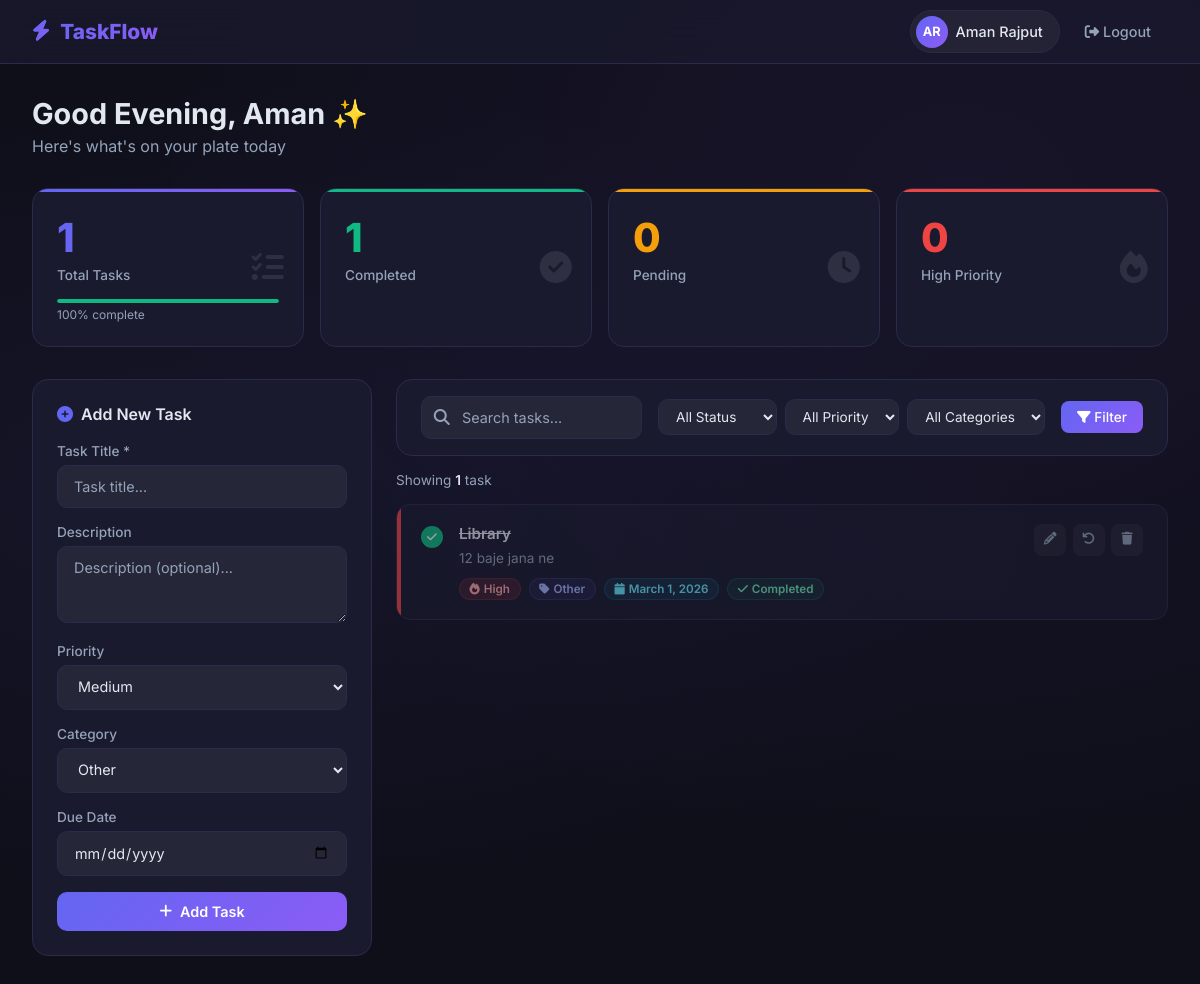
The page /dashboard/ (signed in) on the database its author committed.
### tasks/models.py (models this page shows, shortened)
class Task(models.Model):
    STATUS_CHOICES = [
        ('pending', 'Pending'),
        ('completed', 'Completed'),
    ]
    PRIORITY_CHOICES = [
        ('low', 'Low'),
        ('medium', 'Medium'),
        ('high', 'High'),
    ]
    CATEGORY_CHOICES = [
        ('work', 'Work'),
        ('personal', 'Personal'),
        ('shopping', 'Shopping'),
        ('health', 'Health'),
        ('other', 'Other'),
    ]
    user = models.ForeignKey(User, on_delete=models.CASCADE, related_name='tasks')
    title = models.CharField(max_length=200)
    description = models.TextField(blank=True)
    status = models.CharField(max_length=20, choices=STATUS_CHOICES, default='pending')
    priority = models.CharField(max_length=10, choices=PRIORITY_CHOICES, default='medium')
    category = models.CharField(max_length=20, choices=CATEGORY_CHOICES, default='other')
    due_date = models.DateField(null=True, blank=True)
    created_at = models.DateTimeField(auto_now_add=True)
    updated_at = models.DateTimeField(auto_now=True)
    class Meta:
        ordering = ['-created_at']

### tasks/views.py (the view)
# urls.py: path('dashboard/', views.dashboard, name='dashboard'),
@login_required
def dashboard(request):
    tasks = Task.objects.filter(user=request.user)
    status_filter = request.GET.get('status', '')
    priority_filter = request.GET.get('priority', '')
    category_filter = request.GET.get('category', '')
    search_query = request.GET.get('search', '')
    if status_filter:
        tasks = tasks.filter(status=status_filter)
    if priority_filter:
        tasks = tasks.filter(priority=priority_filter)
    if category_filter:
        tasks = tasks.filter(category=category_filter)
    if search_query:
        tasks = tasks.filter(Q(title__icontains=search_query) | Q(description__icontains=search_query))
    total = Task.objects.filter(user=request.user).count()
    completed = Task.objects.filter(user=request.user, status='completed').count()
    pending = Task.objects.filter(user=request.user, status='pending').count()
    high_priority = Task.objects.filter(user=request.user, status='pending', priority='high').count()
    form = TaskForm()
    context = {
        'tasks': tasks,
        'form': form,
        'total': total,
        'completed': completed,
        'pending': pending,
        'high_priority': high_priority,
        'status_filter': status_filter,
        'priority_filter': priority_filter,
        'category_filter': category_filter,
        'search_query': search_query,
    }
    return render(request, 'tasks/dashboard.html', context)

### tasks/forms.py
class TaskForm(forms.ModelForm):
    class Meta:
        model = Task
        fields = ['title', 'description', 'priority', 'category', 'due_date']
        widgets = {
            'title': forms.TextInput(attrs={'class': 'form-input', 'placeholder': 'Task title...'}),
            'description': forms.Textarea(attrs={'class': 'form-input', 'placeholder': 'Description (optional)...', 'rows': 3}),
            'priority': forms.Select(attrs={'class': 'form-select'}),
            'category': forms.Select(attrs={'class': 'form-select'}),
            'due_date': forms.DateInput(attrs={'class': 'form-input', 'type': 'date'}),
        }

### tasks/templates/tasks/dashboard.html (shortened to what this page needs)
{% extends 'tasks/base.html' %}
{% block content %}
<div class="page-header">
    <h1>Good {% now "H" as hour %}{% if hour|add:"0" < 12 %}Morning{% elif hour|add:"0" < 17 %}Afternoon{% else %}Evening{% endif %}, {{ user.first_name|default:user.username }} ✨</h1>
    <p>Here's what's on your plate today</p>
</div>
<div class="stats-grid">
    <div class="stat-card total">
        <div class="stat-value">{{ total }}</div>
        <div class="stat-label">Total Tasks</div>
        <i class="fas fa-list-check stat-icon"></i>
        {% if total > 0 %}
        <div class="progress-wrap">
            <div class="progress-bar"><div class="progress-fill" style="width:{% widthratio completed total 100 %}%"></div></div>
            <div class="progress-label">{% widthratio completed total 100 %}% complete</div>
        </div>
        {% endif %}
    </div>
    <div class="stat-card completed">
        <div class="stat-value">{{ completed }}</div>
        <div class="stat-label">Completed</div>
        <i class="fas fa-check-circle stat-icon"></i>
    </div>
    <div class="stat-card pending">
        <div class="stat-value">{{ pending }}</div>
        <div class="stat-label">Pending</div>
        <i class="fas fa-clock stat-icon"></i>
    </div>
    <div class="stat-card urgent">
        <div class="stat-value">{{ high_priority }}</div>
        <div class="stat-label">High Priority</div>
        <i class="fas fa-fire stat-icon"></i>
    </div>
</div>
<div class="layout">
    <div class="add-card">
        <h3><i class="fas fa-plus-circle"></i> Add New Task</h3>
        <form method="post" action="{% url 'add_task' %}">
            <div class="form-group">
                <label class="form-label">Task Title *</label>
                {{ form.title }}
            </div>
            <div class="form-group">
                <label class="form-label">Description</label>
                {{ form.description }}
            </div>
            <div class="form-group">
                <label class="form-label">Priority</label>
                {{ form.priority }}
            </div>
            <div class="form-group">
                <label class="form-label">Category</label>
                {{ form.category }}
            </div>
            <div class="form-group">
                <label class="form-label">Due Date</label>
                {{ form.due_date }}
            </div>
            <button type="submit" class="btn btn-primary" style="width:100%;justify-content:center;">
                <i class="fas fa-plus"></i> Add Task
            </button>
        </form>
    </div>
    <div class="tasks-panel">
        <form method="get" class="filters-bar">
            <div class="search-wrap">
                <i class="fas fa-search search-icon"></i>
                <input type="text" name="search" class="form-input" placeholder="Search tasks..." value="{{ search_query }}">
            </div>
            <div class="filter-selects">
                <select name="status" class="form-select" style="width:auto;">
                    <option value="">All Status</option>
                </select>
                <select name="priority" class="form-select" style="width:auto;">
                    <option value="">All Priority</option>
                </select>
                <select name="category" class="form-select" style="width:auto;">
                    <option value="">All Categories</option>
                </select>
            </div>
            <button type="submit" class="filter-btn"><i class="fas fa-filter"></i> Filter</button>
        </form>
        <div class="results-info">
            Showing <span>{{ tasks.count }}</span> task{{ tasks.count|pluralize }}
        </div>
        <div class="tasks-list">
            {% for task in tasks %}
            <div class="task-card priority-{{ task.priority }} {% if task.status == 'completed' %}completed-task{% endif %}">
                {% if task.status == 'pending' %}
                <a href="{% url 'mark_completed' task.id %}" class="task-check" title="Mark complete"></a>
                {% else %}
                <a href="{% url 'mark_pending' task.id %}" class="task-check checked" title="Mark pending"><i class="fas fa-check"></i></a>
                {% endif %}
                <div class="task-body">
                    <div class="task-title">{{ task.title }}</div>
                    {% if task.description %}
                    <div class="task-desc">{{ task.description|truncatechars:100 }}</div>
                    {% endif %}
                    <div class="task-meta">
                        <span class="badge badge-priority-{{ task.priority }}">
                            {% if task.priority == 'high' %}<i class="fas fa-fire"></i>
                            {% elif task.priority == 'medium' %}<i class="fas fa-minus"></i>
                            {% else %}<i class="fas fa-arrow-down"></i>{% endif %}
                            {{ task.get_priority_display }}
                        </span>
                        <span class="badge badge-category">
                            {% if task.category == 'work' %}<i class="fas fa-briefcase"></i>
                            {% elif task.category == 'personal' %}<i class="fas fa-user"></i>
                            {% elif task.category == 'shopping' %}<i class="fas fa-shopping-cart"></i>
                            {% elif task.category == 'health' %}<i class="fas fa-heart"></i>
                            {% else %}<i class="fas fa-tag"></i>{% endif %}
                            {{ task.get_category_display }}
                        </span>
                        {% if task.due_date %}
                        <span class="badge badge-date"><i class="fas fa-calendar"></i> {{ task.due_date }}</span>
                        {% endif %}
                        <span class="badge {% if task.status == 'completed' %}badge-completed{% else %}badge-pending{% endif %}">
                            {% if task.status == 'completed' %}<i class="fas fa-check"></i>{% else %}<i class="fas fa-clock"></i>{% endif %}
                            {{ task.get_status_display }}
                        </span>
                    </div>
                </div>
                <div class="task-actions">
                    <a href="{% url 'edit_task' task.id %}" class="action-btn edit" title="Edit"><i class="fas fa-pencil"></i></a>
                    {% if task.status == 'completed' %}
                    <a href="{% url 'mark_pending' task.id %}" class="action-btn undo" title="Mark as pending"><i class="fas fa-undo"></i></a>
                    {% endif %}
                    <a href="{% url 'delete_task' task.id %}" class="action-btn delete" title="Delete"
                       onclick="return confirm('Delete this task?')"><i class="fas fa-trash"></i></a>
                </div>
            </div>
            {% empty %}
            <div class="empty-state">
                <i class="fas fa-clipboard-list"></i>
                <h3>No tasks found</h3>
                <p>{% if status_filter or priority_filter or category_filter or search_query %}Try adjusting your filters{% else %}Add your first task to get started!{% endif %}</p>
            </div>
            {% endfor %}
        </div>
    </div>
</div>
{% endblock %}

### tasks/templates/tasks/base.html (shortened to what this page needs)
<!DOCTYPE html>
<html lang="en">
<head>
    <link href="https://cdnjs.cloudflare.com/ajax/libs/font-awesome/6.4.0/css/all.min.css" rel="stylesheet">
</head>
<body>
    {% if user.is_authenticated %}
    <nav class="navbar">
        <a href="{% url 'dashboard' %}" class="brand">
            <i class="fas fa-bolt"></i> TaskFlow
        </a>
        <div class="nav-links">
            <div class="nav-user">
                <div class="avatar">{{ user.first_name|first|upper }}{{ user.last_name|first|upper }}</div>
                <span style="font-size:0.9rem;font-weight:500;">{{ user.get_full_name|default:user.username }}</span>
            </div>
            <a href="{% url 'logout' %}" class="nav-btn">
                <i class="fas fa-sign-out-alt"></i> Logout
            </a>
        </div>
    </nav>
    {% endif %}
    <main class="main">
        {% block content %}{% endblock %}
    </main>
</body>
</html>

### tasks/templates/tasks/base.html (style rules this page uses)
:root { --primary: #6366f1; --primary-dark: #4f46e5; --secondary: #8b5cf6; --accent: #06b6d4; --success: #10b981; --warning: #f59e0b; --danger: #ef4444; --bg: #0f0f1a; --card: #1a1a2e; --card2: #16213e; --border: #2a2a4a; --text: #e2e8f0; --muted: #94a3b8; --glow: rgba(99, 102, 241, 0.3); }
* { margin: 0; padding: 0; box-sizing: border-box; }
body { font-family: 'Inter', sans-serif; background: var(--bg); color: var(--text); min-height: 100vh; background-image: radial-gradient(ellipse at 20% 50%, rgba(99,102,241,0.07) 0%, transparent 60%), radial-gradient(ellipse at 80% 20%, rgba(139,92,246,0.07) 0%, transparent 60%); }
.navbar { background: rgba(26,26,46,0.8); backdrop-filter: blur(20px); border-bottom: 1px solid var(--border); padding: 0 2rem; height: 64px; display: flex; align-items: center; justify-content: space-between; position: sticky; top: 0; z-index: 100; }
.brand { display: flex; align-items: center; gap: 10px; font-size: 1.3rem; font-weight: 800; background: linear-gradient(135deg, var(--primary), var(--secondary)); -webkit-background-clip: text; -webkit-text-fill-color: transparent; text-decoration: none; }
.brand i { background: linear-gradient(135deg, var(--primary), var(--secondary)); -webkit-background-clip: text; -webkit-text-fill-color: transparent; }
.nav-links { display: flex; align-items: center; gap: 0.5rem; }
.nav-btn { padding: 0.4rem 1rem; border-radius: 8px; text-decoration: none; font-size: 0.9rem; font-weight: 500; transition: all 0.2s; border: 1px solid transparent; cursor: pointer; background: none; color: var(--muted); }
.nav-user { display: flex; align-items: center; gap: 8px; background: rgba(255,255,255,0.05); border-radius: 50px; padding: 0.3rem 1rem 0.3rem 0.3rem; border: 1px solid var(--border); }
.avatar { width: 32px; height: 32px; border-radius: 50%; background: linear-gradient(135deg, var(--primary), var(--secondary)); display: flex; align-items: center; justify-content: center; font-weight: 700; font-size: 0.8rem; color: white; }
.form-input, .form-select { width: 100%; padding: 0.75rem 1rem; border-radius: 10px; background: rgba(255,255,255,0.05); border: 1px solid var(--border); color: var(--text); font-size: 0.9rem; font-family: 'Inter', sans-serif; transition: all 0.2s; outline: none; }
.form-input::placeholder { color: var(--muted); }
.form-select option { background: var(--card); color: var(--text); }
.form-label { font-size: 0.85rem; font-weight: 500; color: var(--muted); margin-bottom: 6px; display: block; }
.form-group { margin-bottom: 1rem; }
.btn { padding: 0.7rem 1.5rem; border-radius: 10px; border: none; font-weight: 600; font-size: 0.9rem; cursor: pointer; transition: all 0.2s; font-family: 'Inter', sans-serif; display: inline-flex; align-items: center; gap: 8px; text-decoration: none; }
.btn-primary { background: linear-gradient(135deg, var(--primary), var(--secondary)); color: white; }
.main { padding: 2rem; max-width: 1400px; margin: 0 auto; }

### rows shown on the page
Task: title "Library", description "12 baje jana ne", priority "High", category "Other", due_date "March 1, 2026", status "Completed"

### other values the page prints
{{ user.first_name|first|upper }} "A"
{{ user.last_name|first|upper }} "R"
{{ user.get_full_name|default:user.username }} "Aman Rajput"
{{ user.first_name|default:user.username }} "Aman"
{{ total }} "1"
{{ completed }} "1"
{{ pending }} "0"
{{ high_priority }} "0"
{{ tasks.count }} "1"
